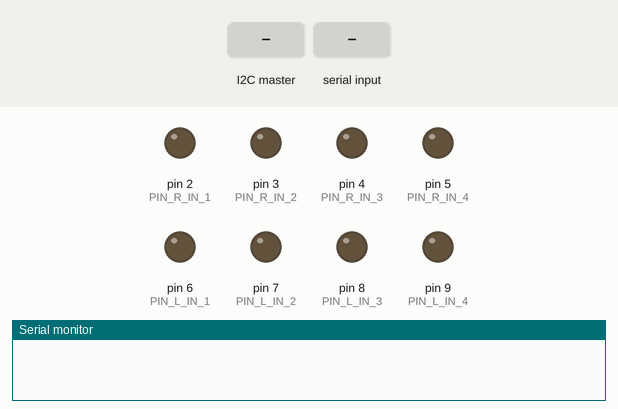
This sketch was run on a simulated Arduino Uno, built with avr-gcc and run on an emulated ATmega328P. Parts: output pins drawn as LEDs (lit = HIGH), the last lines printed to the serial monitor. Dashed ring = blinking. The inputs (shaded band) are chosen by the test bench.

Above: at 1.2 s.
1.3 s: the I2C master sends the byte 1
At 1.87 s:
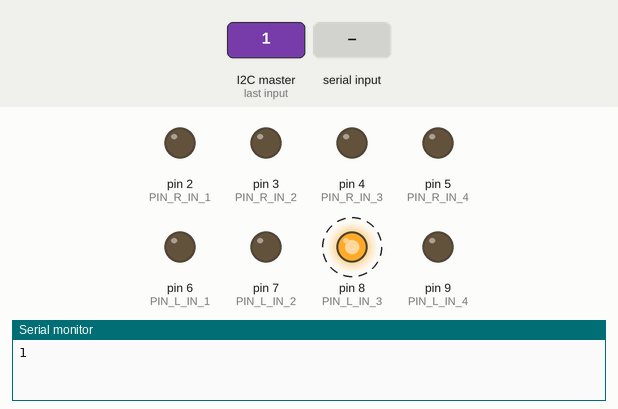
At 3.0 s:
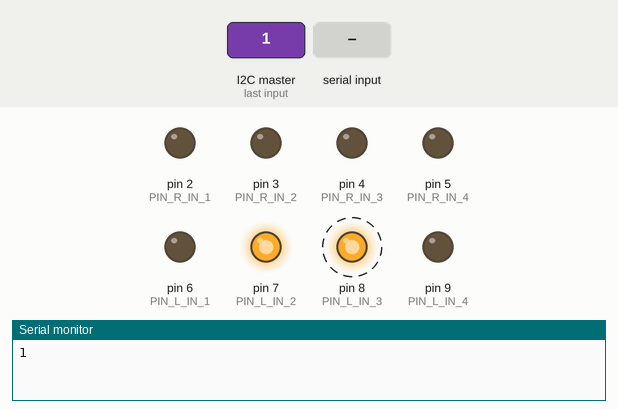
4.3 s: "mode1\n" received over Serial
At 4.98 s:
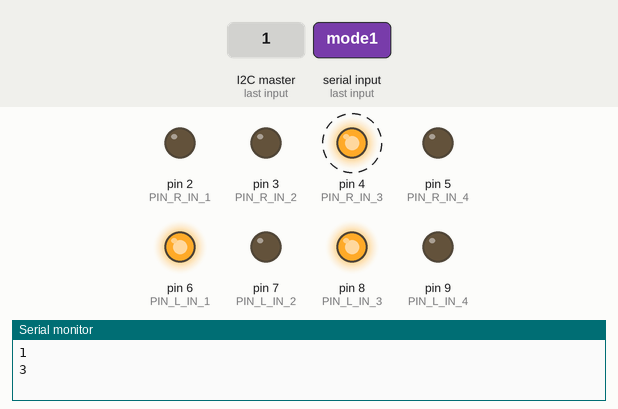
At 6.05 s:
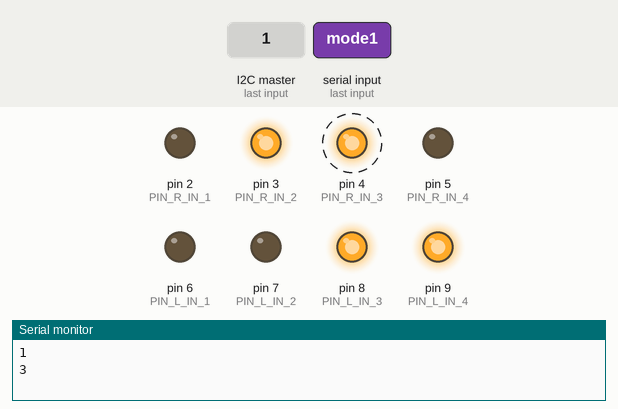
7.3 s: the I2C master sends the byte 0
10.3 s: "mode0\n" received over Serial
13.3 s: "test\n" received over Serial
16.3 s: the I2C master sends the byte 90
Timing chart, 0 to 22.3 s (numbered marks = the images above; inputs shaded):
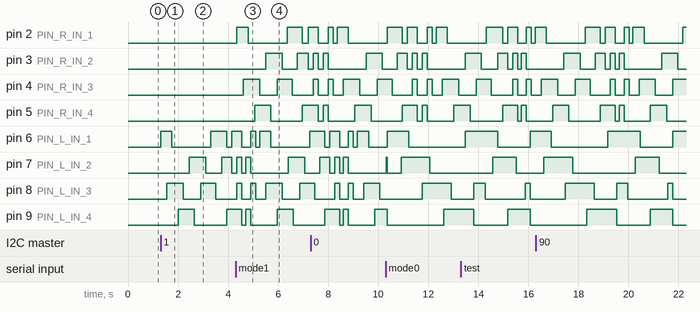

The sketch:

RearSeatVibro.ino
```cpp
#include "I2CSlave.h"

bool isDebug=true;
bool isTest=false;
uint32_t testTimer=0;

I2CSlave slave;

#define PIN_L_IN_1  6
#define PIN_L_IN_2  7
#define PIN_L_IN_3  8
#define PIN_L_IN_4  9
#define PIN_R_IN_1  2
#define PIN_R_IN_2  3
#define PIN_R_IN_3  4
#define PIN_R_IN_4  5

enum MassageMode : uint8_t {
  MODE_OFF   = 0,
  MODE_CALM  = 1,
  MODE_FLOW  = 2,
  MODE_MIXED = 3
};

struct Step {
  uint8_t  mask;   // биты [D][C][B][A], 1 = включён
  uint16_t ms;     // длительность шага
};

// ============================================================
//  РЕЖИМ 1 — CALM (спокойный, медитативный)
//
//  Правило: ни один шаг без активной группы.
//  Каждый переход — через шаг перекрытия:
//    A → A+B → B → B+D → D → C+D → C → C+A → [repeat]
//
//  Цикл ~11 секунд. Ощущение: медленные океанские волны.
// ============================================================
static const Step PAT_CALM[] PROGMEM = {
  { 0b0001, 2000 },  // A           перёд сидушки
  { 0b0011,  800 },  // A+B         B нарастает, A ещё работает
  { 0b0010, 2000 },  // B           зад сидушки
  { 0b1010,  800 },  // B+D         волна уходит в спину
  { 0b1000, 2000 },  // D           поясница
  { 0b1100,  800 },  // C+D         подъём вверх по спинке
  { 0b0100, 2000 },  // C           верх спинки
  { 0b0101,  800 },  // C+A         возврат в круг через диагональ
};

// ============================================================
//  РЕЖИМ 2 — FLOW (плавный, перекатный)
//
//  Основной круг с диагональными вставками.
//  Кроссовые шаги (B+C, D+A) дают ощущение связи
//  между сидушкой и спинкой — как руки массажиста.
//  Ни одной прямой смены группы без перекрытия.
//
//  Цикл ~5.9 секунд. Ощущение: шведский массаж.
// ============================================================
static const Step PAT_FLOW[] PROGMEM = {
  { 0b0001,  550 },  // A
  { 0b0011,  280 },  // A+B         ← B добавляется
  { 0b0010,  550 },  // B
  { 0b0110,  300 },  // B+C         ← кросс: сидушка и спинка вместе
  { 0b0100,  550 },  // C
  { 0b1100,  280 },  // C+D         ← D добавляется снизу
  { 0b1000,  550 },  // D
  { 0b1001,  350 },  // D+A         ← диагональ: поясница и перёд сидушки
  { 0b0101,  450 },  // A+C         ← диагональная пауза: перёд + верх спинки
  { 0b0001,  300 },  // A
  { 0b0011,  200 },  // A+B
  { 0b0010,  400 },  // B
  { 0b1010,  350 },  // B+D         ← диагональ: зад + поясница
  { 0b1000,  350 },  // D
  { 0b1100,  200 },  // D+C         ← возврат в основной круг
};

// ============================================================
//  РЕЖИМ 3 — MIXED (активный, микшированный)
//
//  Быстрые диагонали, ритмичные синкопы, пульс всех групп,
//  короткие паузы для контраста. Никаких прямых прыжков —
//  все переходы через смежные или диагональные состояния.
//
//  Цикл ~3.1 секунды. Ощущение: перкуссионный / спортивный.
// ============================================================
static const Step PAT_MIXED[] PROGMEM = {
  { 0b0001,  220 },  // A
  { 0b0101,  180 },  // A+C         диагональ вверх
  { 0b0100,  220 },  // C
  { 0b1100,  180 },  // C+D
  { 0b1000,  220 },  // D
  { 0b1010,  180 },  // B+D         диагональ вниз
  { 0b0010,  220 },  // B
  { 0b0110,  180 },  // B+C         кросс
  { 0b0100,  160 },  // C
  { 0b0101,  160 },  // A+C
  { 0b0001,  200 },  // A
  { 0b0011,  160 },  // A+B         сидушка целиком
  { 0b1010,  200 },  // B+D         диагональ
  { 0b1001,  200 },  // A+D         диагональ
  { 0b1111,  180 },  // ALL         акцент — все группы
  { 0b0000,  150 },  // —           пауза (только в этом режиме)
  { 0b1010,  180 },  // B+D
  { 0b0101,  180 },  // A+C
  { 0b0000,  130 },  // —           пауза
};

// Таблица паттернов для удобного доступа по индексу режима
struct PatternInfo {
  const Step* data;
  uint8_t     len;
};

static const PatternInfo PATTERNS[] = {
  { nullptr,   0 },
  { PAT_CALM,  sizeof(PAT_CALM)  / sizeof(Step) },
  { PAT_FLOW,  sizeof(PAT_FLOW)  / sizeof(Step) },
  { PAT_MIXED, sizeof(PAT_MIXED) / sizeof(Step) },
};

// ============================================================
//  Класс SeatMassage
// ============================================================
class SeatMassage {
public:
  // Текущий режим — менять напрямую из loop / обработчиков
  MassageMode mode;

  SeatMassage(uint8_t pinA, uint8_t pinB, uint8_t pinC, uint8_t pinD)
    : mode(MODE_OFF)
    , _step(0)
    , _tStep(0)
    , _prevMode(MODE_OFF)
  {
    _pins[0] = pinA;
    _pins[1] = pinB;
    _pins[2] = pinC;
    _pins[3] = pinD;
  }

  void begin() {
    for (uint8_t i = 0; i < 4; i++) {
      pinMode(_pins[i], OUTPUT);
      digitalWrite(_pins[i], LOW);
    }
  }

  // Вызывать из loop() — неблокирующий
  void runMassage() {
    const unsigned long now = millis();

    if (mode == MODE_OFF) {
      if (_prevMode != MODE_OFF) {
        _applyMask(0x00);
        _prevMode = MODE_OFF;
      }
      return;
    }

    const PatternInfo& pi = PATTERNS[mode];

    // Смена режима: сброс и немедленный первый шаг
    if (_prevMode != mode) {
      _step     = 0;
      _tStep    = now;
      _prevMode = mode;
      _applyCurrentStep(pi);
      return;
    }

    // Переход к следующему шагу по истечении времени
    Step s;
    memcpy_P(&s, &pi.data[_step], sizeof(Step));
    if (now - _tStep >= (unsigned long)s.ms) {
      _tStep = now;
      _step  = (_step + 1) % pi.len;
      _applyCurrentStep(pi);
    }
  }

private:
  uint8_t       _pins[4];    // [A, B, C, D]
  uint8_t       _step;
  unsigned long _tStep;
  MassageMode   _prevMode;

  void _applyMask(uint8_t mask) {
    for (uint8_t i = 0; i < 4; i++) {
      digitalWrite(_pins[i], (mask >> i) & 1 ? HIGH : LOW);
    }
  }

  void _applyCurrentStep(const PatternInfo& pi) {
    Step s;
    memcpy_P(&s, &pi.data[_step], sizeof(Step));
    _applyMask(s.mask);
  }
};

// ============================================================
//  Экземпляры кресел
// ============================================================
SeatMassage seatL(PIN_L_IN_1, PIN_L_IN_2, PIN_L_IN_3, PIN_L_IN_4);
SeatMassage seatR(PIN_R_IN_1, PIN_R_IN_2, PIN_R_IN_3, PIN_R_IN_4);
byte modeSeq[]={0, 3, 2, 1};

void setup() {
  Serial.println("Started");
  seatL.begin();
  seatR.begin();
  Serial.begin(115200);

  slave.onCommand(REG_PING, cmdPing);
  slave.onCommand(REG_L_MODE, cmdMode);
  slave.onCommand(REG_R_MODE, cmdMode);
  slave.onCommand(REG_L_SET_MODE, cmdSetMode);
  slave.onCommand(REG_R_SET_MODE, cmdSetMode);
  slave.onCommand(REG_L_GetStatus, cmdGetStatus);
  slave.onCommand(REG_R_GetStatus, cmdGetStatus);
  slave.onCommand(REG_PingWithStatus, cmdPingWithStatus);
  slave.begin();
}

void loop() {
  slave.process();

  seatL.runMassage();
  seatR.runMassage();

  if(isTest && (millis()-testTimer) > 30000) {
    testTimer=millis();
    ClickHardware(0);
    ClickHardware(1);
  }

  if (Serial.available()) {
    String command = Serial.readStringUntil('\n');
    command.trim();
    command.toLowerCase();

    if (command == "mode0") {
      ClickHardware(0);
      Serial.println(seatL.mode);
    } else if (command == "mode1") {
      ClickHardware(1);
      Serial.println(seatR.mode);
    } else if (command == "test") {
      isTest = !isTest;
      Serial.println(isTest ? "Тест включён" : "Тест выключен");
    } else {
      Serial.println("Команды: mode0 | mode1 | test");
    }
  }
  delay(50);
}

//0-left; 1-right
void ClickHardware(uint8_t seatNum){
  if(seatNum==0)
    seatL.mode=GetNextMode(seatL.mode);
  else if(seatNum==1)
    seatR.mode=GetNextMode(seatR.mode);
}

void SetHardware(uint8_t seatNum, uint8_t mode){
  if(seatNum==0)
    seatL.mode=mode;
  else if(seatNum==1)
    seatR.mode=mode;
}

//Возвращает номер следующего режима.
uint8_t GetNextMode(uint8_t mode){
  int i=0;
  while(i<4){
    if(modeSeq[i]==mode){
      break;
    }
    i++;
  }
  i++;
  if(i>3) i=0;
  return modeSeq[i];
}

uint8_t GetIndicator(uint8_t seatNum){
  if(seatNum==0)
    return seatL.mode;
  else if(seatNum==1)
    return seatR.mode;
  else
    return 0;
}

//I2C commands
void cmdMode(const uint8_t* buf, uint8_t len){
  if (len < 1) { slave.respondByte(0x00); return; }
  uint8_t seat = 2;
  if(buf[0]==REG_L_MODE)
    seat=0;
  else if(buf[0]==REG_R_MODE)
    seat=1;
  else{ slave.respondByte(0x00); return; }
  ClickHardware(seat);
  uint8_t ind = GetIndicator(seat);
  uint8_t resp[2] = {1, ind};
  //Serial.printf("Mode seat: %02x | fact: %02X\n", seat, ind);
  slave.respond(resp, sizeof(resp));
}

void cmdSetMode(const uint8_t* buf, uint8_t len){
  if (len < 2) { slave.respondByte(0x00); return; }
  uint8_t seat = 2;
  if(buf[0]==REG_L_SET_MODE)
    seat=0;
  else if(buf[0]==REG_R_SET_MODE)
    seat=1;
  else{ slave.respondByte(0x00); return; }
  SetHardware(seat, buf[1]);
  uint8_t ind = GetIndicator(seat);
  uint8_t resp[2] = {1, ind};
  //Serial.printf("SetMode seat: %02x | target: %02x | fact: %02X\n", seat, buf[1], ind);
  slave.respond(resp, sizeof(resp));
}

void cmdGetStatus(const uint8_t* buf, uint8_t len){
  if (len < 1) { slave.respondByte(0x00); return; }
  uint8_t seat = 2;
  if(buf[0]==REG_L_GetStatus)
    seat=0;
  else if(buf[0]==REG_R_GetStatus)
    seat=1;
  else{ slave.respondByte(0x00); return; }
  uint8_t ind=GetIndicator(seat);
  uint8_t resp[2] = {1, ind};
  //Serial.printf("GetStatus seat: %02x | fact: %02X\n", seat, ind);
  slave.respond(resp, sizeof(resp));
}

void cmdPing(const uint8_t*, uint8_t){
  slave.respondByte(0x01);
}

void cmdPingWithStatus(const uint8_t* buf, uint8_t len){
  uint8_t l_ind=GetIndicator(0);
  uint8_t r_ind=GetIndicator(1);
  uint8_t resp[3] = {1, l_ind, r_ind};
  slave.respond(resp, sizeof(resp));
}
```

I2CSlave.h
```cpp
#pragma once
#include <Wire.h>
#include "i2c_protocol.h"

// Тип обработчика команды: принимает буфер запроса и его длину
typedef void (*CommandHandler)(const uint8_t* buf, uint8_t len);

class I2CSlave {
public:
    // ─── Конфигурация ────────────────────────────────────────────────────────
    void begin(uint8_t address = SLAVE_ADDR,
               int sda = 21, int scl = 22, uint32_t clock = 100000) {
        Wire.begin((uint8_t)address);
        Wire.setClock(clock);
        Wire.onReceive([](int n) { instance->_onReceive(n); });
        Wire.onRequest([]()      { instance->_onRequest();  });
        instance = this;
    }

    // Зарегистрировать обработчик для команды (регистра)
    // Максимум MAX_HANDLERS команд
    bool onCommand(uint8_t reg, CommandHandler handler) {
        if (_handlerCount >= MAX_HANDLERS) return false;
        _handlers[_handlerCount++] = {reg, handler};
        return true;
    }

    // ─── Вызывается из loop() ─────────────────────────────────────────────────
    void process() {
        if (!_hasRequest) return;

        // Копируем из volatile буфера
        uint8_t buf[RX_BUF_SIZE];
        uint8_t len = _rxLen;
        for (uint8_t i = 0; i < len; i++) buf[i] = _rxBuf[i];

        uint8_t reg = buf[0];
        bool handled = false;
        Serial.println(reg);
        for (uint8_t i = 0; i < _handlerCount; i++) {
            if (_handlers[i].reg == reg) {
                _handlers[i].handler(buf, len);
                handled = true;
                break;
            }
        }

        if (!handled) {
            Serial.println("Не известная команда: "+reg);
            // Неизвестная команда
            uint8_t resp[] = {STATUS_ERROR};
            respond(resp, 1);
        }

        _hasRequest = false;
        _isReady    = true;
    }

    // ─── Вызывается из обработчиков команд ───────────────────────────────────
    // Подготовить ответ (данные + CRC)
    void respond(const uint8_t* data, uint8_t len) {
        memcpy(_txBuf, data, len);
        _txBuf[len] = crc8(data, len);
        _txLen = len + 1;
    }

    // Подготовить ответ из одного байта (удобный хелпер)
    void respondByte(uint8_t byte) {
        respond(&byte, 1);
    }

private:
    // ─── Константы ───────────────────────────────────────────────────────────
    static const uint8_t RX_BUF_SIZE   = 8;
    static const uint8_t TX_BUF_SIZE   = 16;
    static const uint8_t MAX_HANDLERS  = 16;

    // ─── Буферы ──────────────────────────────────────────────────────────────
    volatile uint8_t _rxBuf[RX_BUF_SIZE] = {};
    volatile uint8_t _rxLen      = 0;
    volatile bool    _hasRequest = false;
    volatile bool    _isReady    = false;

    uint8_t _txBuf[TX_BUF_SIZE] = {};
    uint8_t _txLen = 0;

    // ─── Таблица обработчиков ─────────────────────────────────────────────────
    struct HandlerEntry {
        uint8_t        reg;
        CommandHandler handler;
    };
    HandlerEntry _handlers[MAX_HANDLERS] = {};
    uint8_t      _handlerCount = 0;

    // Синглтон для колбэков Wire (Wire требует статические функции)
    static I2CSlave* instance;

    // ─── I2C Callbacks (ISR) ─────────────────────────────────────────────────

    void _onReceive(int numBytes) {
        if (numBytes <= 0 || numBytes > RX_BUF_SIZE) return;
        if (_hasRequest) return;  // предыдущий запрос не обработан

        _isReady = false;
        _rxLen = 0;
        for (uint8_t i = 0; i < (uint8_t)numBytes; i++)
            _rxBuf[_rxLen++] = Wire.read();
        _hasRequest = true;
    }

    void _onRequest() {
        if (!_isReady) {
            for (uint8_t i = 0; i < TX_BUF_SIZE; i++)
                Wire.write(STATUS_BUSY);
            return;
        }
        Wire.write(_txBuf, _txLen);
    }
};

// Определение статического члена (должно быть в .cpp или в одном .ino)
I2CSlave* I2CSlave::instance = nullptr;
```

i2c_protocol.h
```cpp
#pragma once
#include <stdint.h>

#define SLAVE_ADDR 50
#define REG_L_MODE 0x01
#define REG_L_GetStatus 0x02
#define REG_R_MODE 0x03
#define REG_R_GetStatus 0x04
#define REG_PING 0x08
#define REG_L_SET_MODE 0x14
#define REG_R_SET_MODE 0x15
#define REG_PingWithStatus 0x16

// Статусные байты (первый байт любого ответа)
#define STATUS_BUSY          0xFF  // слейв ещё не готов
#define STATUS_OK            0x01  // данные готовы
#define STATUS_ERROR         0x00  // ошибка выполнения

// Таймауты
#define I2C_POLL_INTERVAL_MS   5   // пауза между опросами статуса
#define I2C_READY_TIMEOUT_MS 500   // макс. ожидание готовности слейва
#define I2C_READ_TIMEOUT_MS   50   // макс. ожидание одного байта
#define I2C_RETRY_COUNT        3   // попыток при сбое CRC или таймауте
#define I2C_RETRY_DELAY_MS    20

// CRC8 (Dallas/Maxim, полином 0x07)
inline uint8_t crc8(const uint8_t* data, uint8_t len) {
    uint8_t crc = 0;
    for (uint8_t i = 0; i < len; i++) {
        crc ^= data[i];
        for (uint8_t b = 0; b < 8; b++)
            crc = (crc & 0x80) ? (crc << 1) ^ 0x07 : (crc << 1);
    }
    return crc;
}
```

Measured:
- after the input at 1.3 s, pin 6 (PIN_L_IN_1): goes HIGH 0.45 s, LOW 1.6 s, HIGH 0.65 s, LOW 0.20 s, then HIGH, starting at once; pin 7 (PIN_L_IN_2): LOW → HIGH after 1.2 s, → LOW 0.65 s later, → HIGH 0.65 s later, → LOW 0.40 s later
- after the input at 4.3 s, pin 2 (PIN_R_IN_1): goes HIGH 0.45 s, LOW 1.6 s, HIGH 0.60 s, LOW 0.25 s, then HIGH, starting after 0.06 s; pin 3 (PIN_R_IN_2): LOW → HIGH after 1.2 s, → LOW 0.65 s later, → HIGH 0.60 s later, → LOW 0.45 s later
